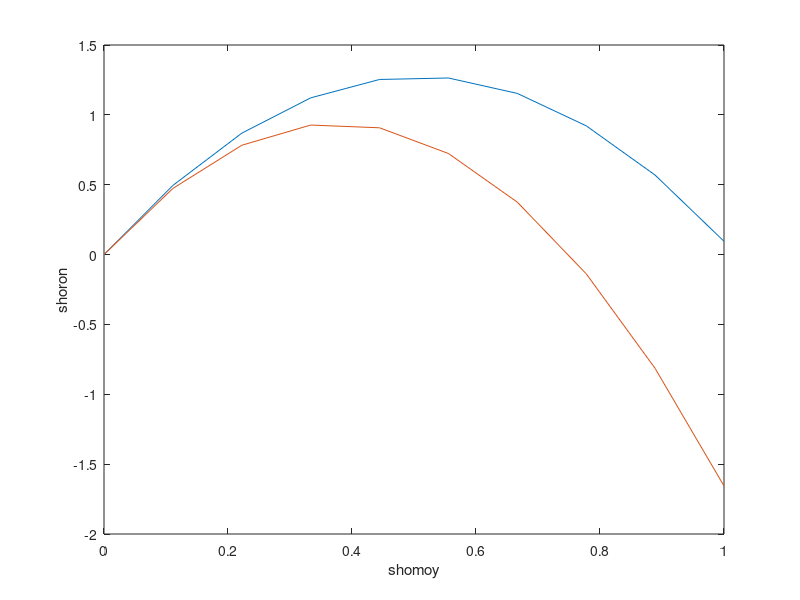

Here is the MATLAB script that generated this plot:
v0 = 5;
g = 9.81;
t = linspace(0, 1, 10)
y1 = v0*t - 0.5*g*t.^2;
y2 = v0*t - 0.6785*g*t.^2;
plot(t, y1, t, y2);
xlabel('shomoy');
ylabel('shoron');